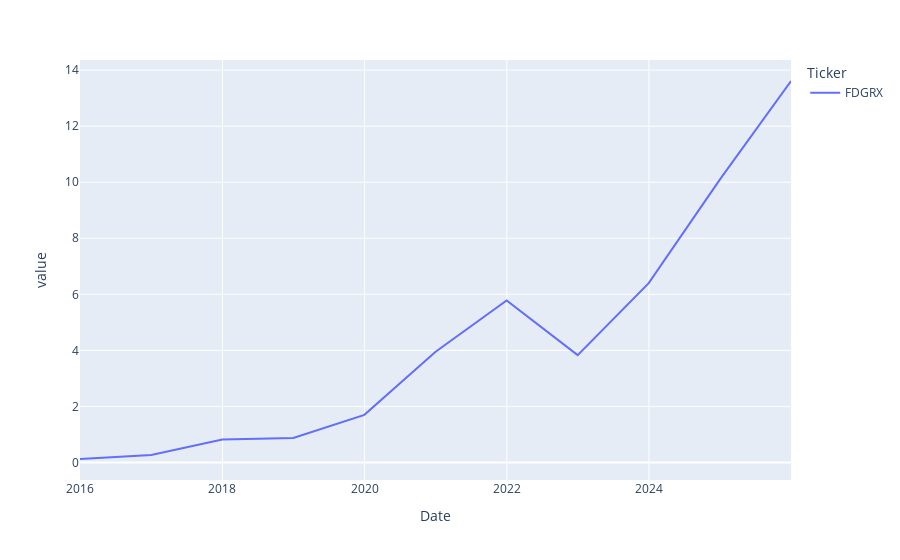

Notebook code cell kept with this figure:
### Code cell
yearly_cum_return_series = (1 + yearly_cum_returns).cumprod() - 1
yearly_cum_return_series.plot()

### Figure 1 — Plotly figure (JSON) as saved in the notebook; plotly's stock layout.template omitted (floating-point values rounded to 4 significant figures)
{"data": [{"hovertemplate": "Ticker=FDGRX<br>Date=%{x}<br>value=%{y}<extra></extra>", "legendgroup": "FDGRX", "line": {"color": "#636efa", "dash": "solid"}, "marker": {"symbol": "circle"}, "mode": "lines", "name": "FDGRX", "orientation": "v", "showlegend": true, "type": "scatter", "x": ["2015-12-31T00:00:00", "2016-12-31T00:00:00", "2017-12-31T00:00:00", "2018-12-31T00:00:00", "2019-12-31T00:00:00", "2020-12-31T00:00:00", "2021-12-31T00:00:00", "2022-12-31T00:00:00", "2023-12-31T00:00:00", "2024-12-31T00:00:00", "2025-12-31T00:00:00"], "xaxis": "x", "y": [0.1243, 0.2695, 0.822, 0.8759, 1.699, 3.954, 5.782, 3.832, 6.399, 10.1, 13.61], "yaxis": "y"}], "layout": {"legend": {"title": {"text": "Ticker"}, "tracegroupgap": 0}, "margin": {"t": 60}, "xaxis": {"anchor": "y", "domain": [0, 1], "title": {"text": "Date"}}, "yaxis": {"anchor": "x", "domain": [0, 1], "title": {"text": "value"}}}}
